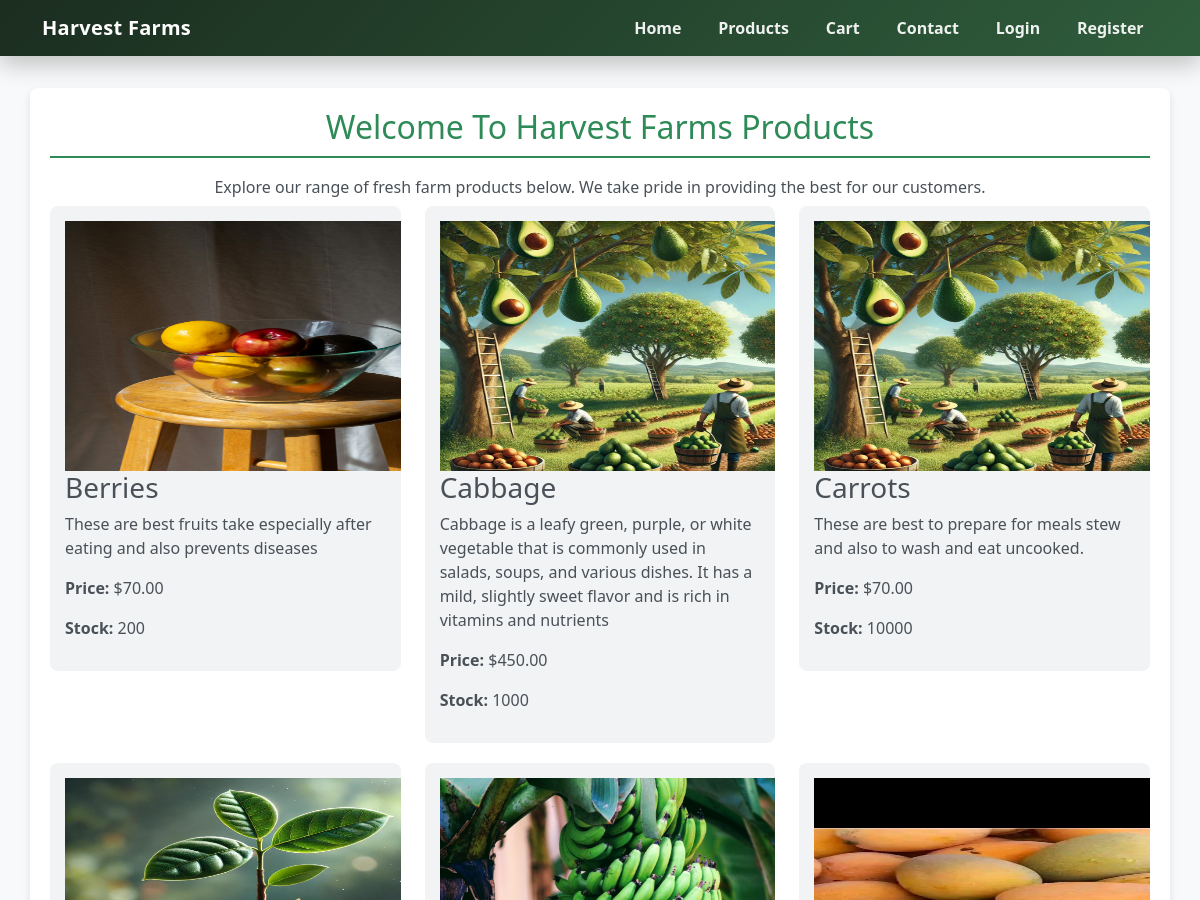
Page /shop/ (upper part) on the earlier database version.
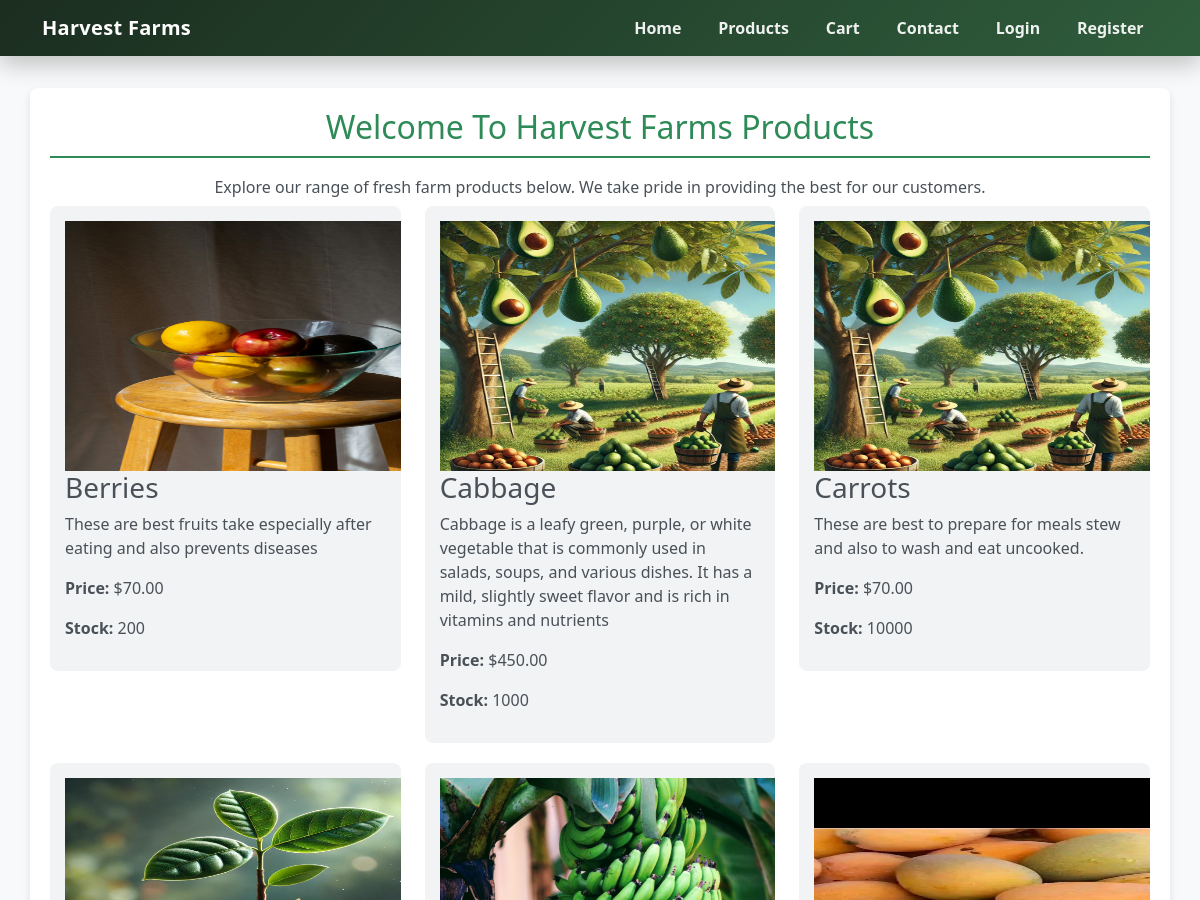
Same page on the later database version.
### shop/models.py (models this page shows, shortened)
class Product(models.Model):
    name = models.CharField(max_length=200)
    slug = models.SlugField(unique=True ,blank=True)
    description = models.TextField()
    price = models.DecimalField(max_digits=10, decimal_places=2)
    stock = models.PositiveIntegerField(default=0)
    image = models.ImageField(upload_to="products_image/", blank=True, null=True)
    class Meta:
        ordering = ['name']

### shop/views.py (the view)
# urls.py: path('', views.product_list, name='product_list'),  # List products
def product_list(request, category_slug=None):
    category = None
    categories = Category.objects.all()
    products = Product.objects.all()
    if category_slug:
        category = get_object_or_404(Category, slug=category_slug)
        products = products.filter(category=category)
    return render(request, 'shop/product_list.html', {
        'category': category,
        'categories': categories,
        'products': products,
    })

### shop/templates/shop/product_list.html (shortened to what this page needs)
{% load static %}
<!DOCTYPE html>
<html lang="en">
<head>
    <link href="https://cdn.jsdelivr.net/npm/bootstrap@5.3.0/dist/css/bootstrap.min.css" rel="stylesheet">
</head>
<body>
    {% include 'partials/navbar.html' %}
    <div class="container shop-container">
        <h2 class="header">Welcome To Harvest Farms Products</h2>
        <h6>Explore our range of fresh farm products below. We take pride in providing the best for our customers.</h6>
        <div class="row">
            {% for product in products %}
                <div class="col-md-4">
                    <div class="product-item">
                        {% if product.image %}
                            <img src="{{ product.image.url }}" alt="{{ product.name }}" style="width:400px;height:250px" onerror="this.onerror=null;this.src='{% static 'core/images/homepicture.jpg' %}';">
                        {% else %}
                            <img src="{% static 'core/images/homepicture.jpg' %}" alt="No image available" style="width:400px;height:250px">
                        {% endif %}
                        <h3>{{ product.name }}</h3>
                        <p>{{ product.description }}</p>
                        <p><strong>Price:</strong> ${{ product.price }}</p>
                        <p><strong>Stock:</strong> {{ product.stock }}</p>
                    </div>
                </div>
            {% endfor %}
        </div>
    </div>
</body>
</html>

### templates/partials/navbar.html (shortened to what this page needs)
<header>
    <nav class="navbar navbar-expand-lg hf-site-nav navbar-dark">
        <div class="container">
            <a class="navbar-brand" href="{% url 'home' %}">Harvest Farms</a>
            <div class="collapse navbar-collapse" id="mainNavShared">
                <ul class="navbar-nav ms-auto align-items-lg-center gap-lg-2">
                    <li class="nav-item"><a class="nav-link" href="{% url 'home' %}">Home</a></li>
                    <li class="nav-item"><a class="nav-link" href="{% url 'shop:product_list' %}">Products</a></li>
                    <li class="nav-item"><a class="nav-link" href="{% url 'cart:view_cart' %}">Cart</a></li>
                    <li class="nav-item"><a class="nav-link" href="{% url 'contact:contact_form' %}">Contact</a></li>
                    {% if user.is_authenticated %}
                        <li class="nav-item"><a class="nav-link" href="{% url 'accounts:logout' %}">Logout</a></li>
                    {% else %}
                        <li class="nav-item"><a class="nav-link" href="{% url 'accounts:login' %}">Login</a></li>
                        <li class="nav-item"><a class="nav-link" href="{% url 'accounts:register' %}">Register</a></li>
                    {% endif %}
                </ul>
            </div>
        </div>
    </nav>
</header>

### shop/templates/shop/product_list.html (style rules this page uses)
body { background-color: #f8f9fa; color: #495057; }
.shop-container { background-color: #ffffff; padding: 20px; border-radius: 8px; box-shadow: 0 4px 8px rgba(0, 0, 0, 0.1); margin-top: 2rem; margin-bottom: 2rem; }
.header { color: #2e8b57; border-bottom: 2px solid #2e8b57; margin-bottom: 20px; padding-bottom: 10px; text-align: center; }
h6 { text-align: center; }
.product-item { padding: 15px; margin-bottom: 20px; background-color: #f1f3f4; border-radius: 8px; transition: transform 0.3s, box-shadow 0.3s; position: relative; overflow: hidden; }

### templates/partials/navbar.html (style rules this page uses)
.hf-site-nav { background: linear-gradient(135deg, #1b2d1f, #2f5d3c); box-shadow: 0 8px 24px rgba(0, 0, 0, 0.24); }
.hf-site-nav .navbar-brand { font-weight: 800; color: #fff; letter-spacing: 0.3px; }
.hf-site-nav .navbar-nav .nav-link { background-color: transparent !important; color: rgba(255, 255, 255, 0.92) !important; font-weight: 600; border-radius: 999px; padding: 0.45rem 0.9rem !important; transition: background-color 0.2s ease; }

Differences in the rows shown:
changed Product "Cabbage": image: picture added; image: picture removed
